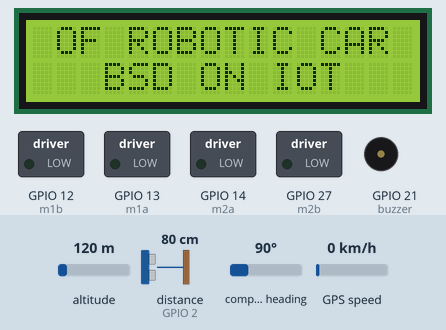
Simulated run of this sketch. Board: ESP32. Shown: 16×2 character LCD, switched loads named in the sketch (green lamp = pin HIGH), buzzer (waves = sounding, pin HIGH). Wiring (inferred from the names in the program): ultrasonic range finder: trigger GPIO 15; echo GPIO 2. The test bench sets the inputs (shaded band); at power-on: distance to the obstacle (sensor on GPIO 2) 80 cm, altitude 120 m, compass heading 90°, GPS speed 0 km/h. The echo pulse lasts 58.3 µs per cm; WiFi joins after 1.5 s; servers stay silent unless stated; the GPS gets a fix after 3 s at 37.7749, -122.4194 with 8 satellites; pins used as bus, display or sensor lines are not drawn; what the sketch prints to the serial monitor is not drawn.

Above: at 2.2 s.
At 6.8 s:
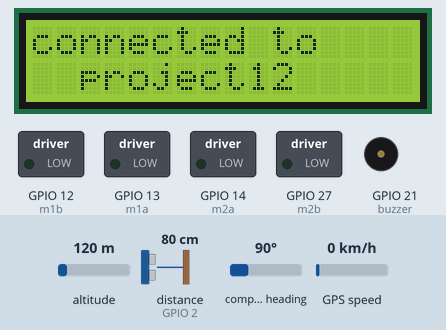
6.9 s: distance to the obstacle (sensor on GPIO 2) set to 33 cm
8.4 s: distance to the obstacle (sensor on GPIO 2) set to 28 cm
At 8.9 s:
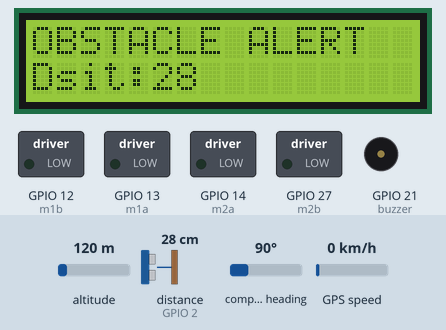
12.5 s: distance to the obstacle (sensor on GPIO 2) set to 2 cm
At 14.5 s:
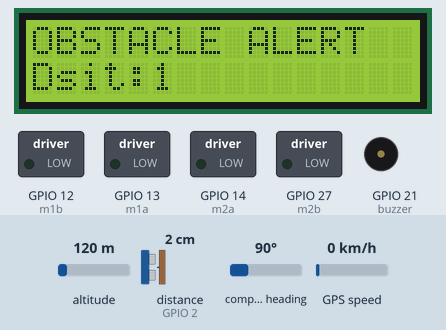
16.6 s: distance to the obstacle (sensor on GPIO 2) set to 35 cm
Timing chart, 0 to 19.2 s (numbered marks = the images above; inputs shaded):
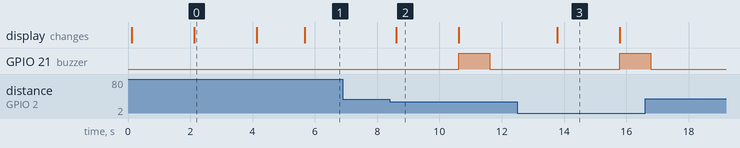

Measured:
- the behaviour switches between 30 and 29 cm on distance to the obstacle (sensor on GPIO 2) (found by bisection; images 1 and 2)
- after the input at 6.9 s, every drawn part: stays the same
- after the input at 8.4 s, GPIO 21 (buzzer): LOW → HIGH after 2.2 s, → LOW 1.0 s later; the display: changes after 0.21 s (image 2)
- after the input at 12.5 s, the display: changes after 1.3 s (image 3)
- what the display in image 0 shows lasts 2.0 s, from 2.1 s to 4.1 s

The sketch:

Rx_of_multiple_motion_control_robot.ino
```cpp
#include <WiFi.h>
#include <HTTPClient.h>
#include <LiquidCrystal.h>
#include <TinyGPS++.h>
#include <String.h>
#include <stdlib.h>

LiquidCrystal lcd (4,16,17,5,18,19);

TinyGPSPlus gps;

#define ss Serial

#define trigPin 15
#define echoPin 2
#define m1a 13
#define m1b 12
#define m2a 14
#define m2b 27
#define buzzer 21

// WiFi parameters to be configured
const char* ssid = "project12"; // Hoofdlettergevoelig
const char* password = "project123456"; // Hoofdlettergevoelig

long duration, distance,duration1,distance1;
String payload;


void forward ()
{
  digitalWrite(m1a,HIGH);
  digitalWrite(m1b,LOW);
  digitalWrite(m2a,HIGH);
  digitalWrite(m2b,LOW);
  delay(50);
}
void backward ()
{
  digitalWrite(m1b,HIGH);
  digitalWrite(m1a,LOW);
  digitalWrite(m2b,HIGH);
  digitalWrite(m2a,LOW);
  delay(50);
}

void left ()
{
   digitalWrite(m1a,LOW);
  digitalWrite(m1b,HIGH);
  digitalWrite(m2b,LOW);
  digitalWrite(m2a,HIGH);
  delay(1000);
  stop_motor ();
}
void right ()
{

  digitalWrite(m1a,HIGH);
  digitalWrite(m1b,LOW);
  digitalWrite(m2b,HIGH);
  digitalWrite(m2a,LOW);
  delay(1000);
  stop_motor ();
}
void stop_motor ()
{
  digitalWrite(m1b,LOW);
  digitalWrite(m1a,LOW);
  digitalWrite(m2b,LOW);
  digitalWrite(m2a,LOW);
  delay(50);
}
void beep ()
{
  digitalWrite(buzzer,HIGH);
  delay(1000);
  digitalWrite(buzzer,LOW);
  delay(100);
}

void setup() {
  // put your setup code here, to run once:
  Serial.begin(9600);
  lcd.begin(16, 2);
  Serial.println("power up");


  pinMode(buzzer, OUTPUT);
  pinMode(m1a, OUTPUT);
  pinMode(m2a, OUTPUT);
  pinMode(m1b, OUTPUT);
  pinMode(m2b, OUTPUT);
pinMode(trigPin,OUTPUT);
pinMode(echoPin,INPUT);

stop_motor ();

  lcd.clear();
  lcd.setCursor(0, 0);
  lcd.print("MULTIPLE MOTION ");
  lcd.setCursor( 0, 1);
  lcd.print(" CONTROL SYSTEM ");
  delay(2000);

  lcd.clear();
  lcd.setCursor(0, 0);
  lcd.print(" OF ROBOTIC CAR ");
  lcd.setCursor( 0, 1);
  lcd.print("   BSD ON IOT   ");
  delay(2000);

 Serial.print("Bezig met verbinden");
  WiFi.begin(ssid, password); // Connect to WiFi

  // while wifi not connected yet, print '.'
  // then after it connected, get out of the loop
  while (WiFi.status() != WL_CONNECTED) {
    lcd.clear();
    lcd.setCursor(0, 0);
    lcd.print("connecting to");
    lcd.setCursor( 2, 1);
    lcd.print(ssid);
    delay(500);
    Serial.print(".");
  }

  lcd.clear();
  lcd.setCursor(0, 0);
  lcd.print("connected to ");
  lcd.setCursor( 2, 1);
  lcd.print(ssid);
  // IP adres.
  Serial.print("IP: ");
  Serial.println(WiFi.localIP());

  // Signaalsterkte.
  long rssi = WiFi.RSSI();
  Serial.print("Signaal sterkte (RSSI): ");
  Serial.print(rssi);
  Serial.println(" dBm");
  Serial.println("");

}

void loop ()
{

 while (ss.available() > 0)
    if (gps.encode(ss.read()))
     // displayInfo();

  if (millis() > 5000 && gps.charsProcessed() < 10)
  {
    Serial.println(F("No GPS detected: check wiring."));
    //while(true);
  }


digitalWrite(trigPin, LOW);
  delayMicroseconds(2);
  digitalWrite(trigPin, HIGH);
  delayMicroseconds(10);
  digitalWrite(trigPin, LOW);
  duration = pulseIn(echoPin, HIGH);
  distance = (duration/2) / 29.1;

 if(distance>220)
 {
  distance=220;
 }

Serial.print("distance--- "); Serial.println(distance);

if (distance < 30)
{

stop_motor ();
lcd.clear ();
lcd.setCursor (0,0);
lcd.println("OBSTACLE ALERT ");
lcd.setCursor (0,1);
lcd.println("Dsit:"+String(distance));
delay(2000);
    lcd.clear ();
    lcd.setCursor(0,0);
    lcd.print("LAT:"+String(gps.location.lat(),6));
    lcd.setCursor(0,1);
    lcd.print("LNG:"+String(gps.location.lng(),6));

//delay(500);
beep ();


delay(2000);
}
else
{
//====================================================
 if(WiFi.status()== WL_CONNECTED){ //Check WiFi connection status

    HTTPClient http; //Declare an object of class HTTPClient
   http.begin("http://projectsiot.xyz/IoTProjects/RoboticCar/updatevalues.php"); //Specify request destination

int httpCode = http.GET(); //Send the request
    if (httpCode > 0) { //Check the returning code
     payload = http.getString(); //Get the request response payload
      Serial.println(payload); //Print the response payload
    }
    http.end(); //Close connection

if((payload.indexOf("stop")!=(-1))||(payload.indexOf("5")!=(-1)))
 {
Serial.println("stop");
stop_motor ();
 lcd.clear();
  lcd.setCursor(0, 0);
  lcd.print("ROBOT>> STOP          ");
payload=="\0";
 }

else if((payload.indexOf("backward")!=(-1))||(payload.indexOf("back")!=(-1))||(payload.indexOf("2")!=(-1)))
 {
Serial.println("backward");
backward ();
 lcd.clear();
  lcd.setCursor(0, 0);
  lcd.print("ROBOT>> BACKWARD          ");
payload=="\0";
 }
else if((payload.indexOf("left")!=(-1))||(payload.indexOf("3")!=(-1)))
 {
Serial.println("left");
left ();
 lcd.clear();
  lcd.setCursor(0, 0);
  lcd.print("ROBOT>> LEFT          ");
payload=="\0";
 }
else if((payload.indexOf("right")!=(-1))||(payload.indexOf("4")!=(-1)))
 {
Serial.println("right");
right ();
 lcd.clear();
  lcd.setCursor(0, 0);
  lcd.print("ROBOT>> RIGHT          ");
payload=="\0";
 }
else if((payload.indexOf("forward")!=(-1))||(payload.indexOf("front")!=(-1))||(payload.indexOf("1")!=(-1)))
 {
Serial.println("forward");
forward ();
 lcd.clear();
  lcd.setCursor(0, 0);
  lcd.print("ROBOT>> FORWARD          ");
payload=="\0";
 }

 }//if wifi connected
}//else of loop
//====================================================
}//loop
void displayInfo()
{
  Serial.print(F("Location: "));
  if (gps.location.isValid())
  {
    Serial.print(gps.location.lat(), 6);
    Serial.print(F(","));
    Serial.print(gps.location.lng(), 6);

  //  delay(100);
  }
  else
  {
    Serial.print(F("INVALID"));
     lcd.clear ();
    lcd.setCursor(0,0);
    lcd.print("INVALID LOCATION");
    lcd.setCursor(0,0);
    lcd.print("");
    //delay(100);
  }


  Serial.println();
}
```
